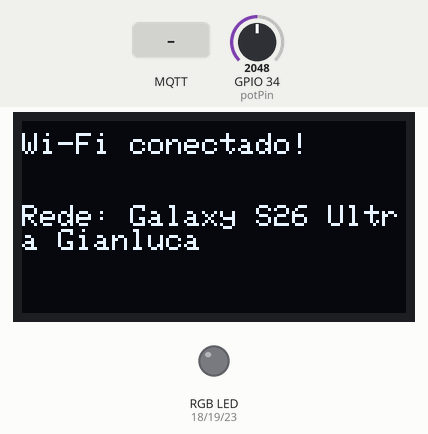
This sketch was run on a simulated ESP32. Shown: 128×64 one-colour display, an RGB LED mixed from three pins (HIGH = lit). Inputs (shaded band) come from the test bench; at power-on: GPIO 34 (potPin) = 2048. WiFi joins after 1.5 s; servers stay silent unless stated; no MQTT or app messages arrive unless stated; what the sketch prints to the serial monitor is not drawn.

Above: at 3.2 s.
At 7.9 s:
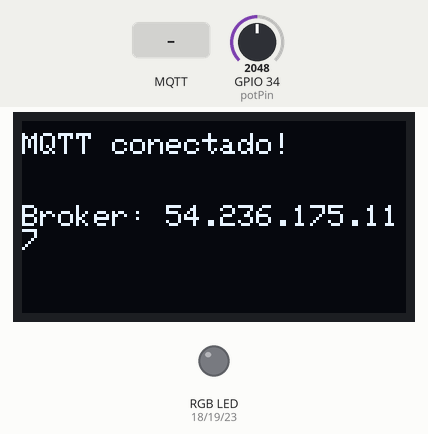
At 17.4 s:
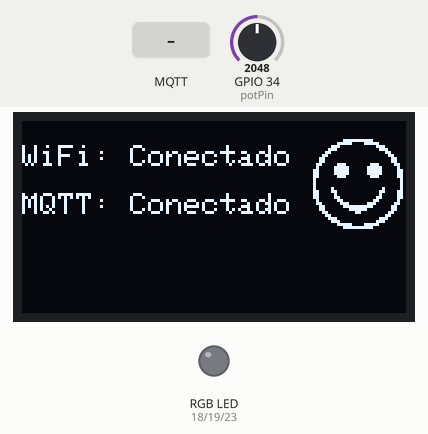
17.5 s: MQTT message "off" arrives on the first subscribed topic
19.3 s: MQTT message "1" arrives on the first subscribed topic
21.4 s: MQTT message "on" arrives on the first subscribed topic
Timing chart, 0 to 24.4 s (numbered marks = the images above; inputs shaded):
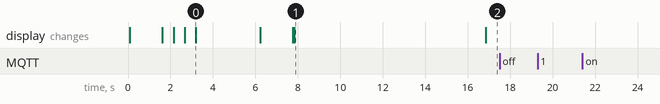

The sketch:

cp4-edge.ino
```cpp
//Autor: Fábio Henrique Cabrini
//Resumo: Esse programa possibilita ligar e desligar o led onboard, além de mandar o status para o Broker MQTT possibilitando o Helix saber
//se o led está ligado ou desligado.
//Revisões:
//Rev1: 26-08-2023 Código portado para o ESP32 e para realizar a leitura de luminosidade e publicar o valor em um tópico aprorpiado do broker
//Autor Rev1: Lucas Demetrius Augusto
//Rev2: 28-08-2023 Ajustes para o funcionamento no FIWARE Descomplicado
//Autor Rev2: Fábio Henrique Cabrini
//Rev3: 1-11-2023 Refinamento do código e ajustes para o funcionamento no FIWARE Descomplicado
//Autor Rev3: Fábio Henrique Cabrini
//Rev4: 13-09-2026 Ajustes para funcionamento do fiware em hardware físico
//Autor Rev4: Gianluca Antonicci
//Rev5: 14-09-2026 Ajuste para simulação no Wokwi
//Autor Rev5: Gianluca Antonicci
//Rev6: 16-09-2026 Alteração de conteúdo do display
//Autor Rev6: Gianluca Antonicci
//Rev7: 25-09-2026 Alteração de display
//Autor Rev7: Gianluca Antonicci
#include <WiFi.h>
#include <PubSubClient.h>
#include <Wire.h>
#include <Adafruit_GFX.h>
#include <Adafruit_SSD1306.h>

#define SCREEN_WIDTH 128
#define SCREEN_HEIGHT 64
#define OLED_RESET -1
#define SCREEN_ADDRESS 0x3C

Adafruit_SSD1306 display(SCREEN_WIDTH, SCREEN_HEIGHT, &Wire, OLED_RESET);

const uint8_t carinhaFeliz[] PROGMEM = {
  0x00, 0x00, 0x00, 0x00,
  0x00, 0x1F, 0xF8, 0x00,
  0x00, 0x7C, 0x3E, 0x00,
  0x01, 0xC0, 0x03, 0x80,
  0x03, 0x80, 0x01, 0xC0,
  0x06, 0x00, 0x00, 0x60,
  0x0C, 0x00, 0x00, 0x30,
  0x18, 0x00, 0x00, 0x18,
  0x18, 0x00, 0x00, 0x18,
  0x30, 0x70, 0x0E, 0x0C,
  0x20, 0xF8, 0x1F, 0x04,
  0x60, 0xF8, 0x1F, 0x06,
  0x60, 0xF8, 0x1F, 0x06,
  0x60, 0x70, 0x0E, 0x06,
  0x40, 0x00, 0x00, 0x02,
  0x40, 0x00, 0x00, 0x02,
  0x40, 0x00, 0x00, 0x02,
  0x41, 0x00, 0x00, 0x82,
  0x61, 0x80, 0x01, 0x86,
  0x60, 0x80, 0x01, 0x06,
  0x60, 0xC0, 0x03, 0x06,
  0x20, 0x60, 0x06, 0x04,
  0x30, 0x38, 0x1C, 0x0C,
  0x18, 0x1F, 0xF8, 0x18,
  0x18, 0x07, 0xE0, 0x18,
  0x0C, 0x01, 0x80, 0x30,
  0x06, 0x00, 0x00, 0x60,
  0x03, 0x80, 0x01, 0xC0,
  0x01, 0xC0, 0x03, 0x80,
  0x00, 0x7C, 0x3E, 0x00,
  0x00, 0x1F, 0xF8, 0x00,
  0x00, 0x00, 0x00, 0x00
};

// Pinos do LED RGB (KY-016)
const int PIN_R = 18;
const int PIN_G = 19;
const int PIN_B = 23;

// Configurações - variáveis editáveis
const char* default_SSID = "Galaxy S26 Ultra Gianluca";
const char* default_PASSWORD = "1008100810";
const char* default_BROKER_MQTT = "54.236.175.117";
const int default_BROKER_PORT = 1883;
const char* default_TOPICO_SUBSCRIBE = "/TEF/lamp001/cmd";
const char* default_TOPICO_PUBLISH_1 = "/TEF/lamp001/attrs";
const char* default_TOPICO_PUBLISH_2 = "/TEF/lamp001/attrs/l";
const char* default_ID_MQTT = "fiware_001";
const char* topicPrefix = "lamp001";

// Variáveis para configurações editáveis
char* SSID = const_cast<char*>(default_SSID);
char* PASSWORD = const_cast<char*>(default_PASSWORD);
char* BROKER_MQTT = const_cast<char*>(default_BROKER_MQTT);
int BROKER_PORT = default_BROKER_PORT;
char* TOPICO_SUBSCRIBE = const_cast<char*>(default_TOPICO_SUBSCRIBE);
char* TOPICO_PUBLISH_1 = const_cast<char*>(default_TOPICO_PUBLISH_1);
char* TOPICO_PUBLISH_2 = const_cast<char*>(default_TOPICO_PUBLISH_2);
char* ID_MQTT = const_cast<char*>(default_ID_MQTT);

WiFiClient espClient;
PubSubClient MQTT(espClient);
String corAtual = "off";

// Função para setar a cor do LED RGB
void setRGB(int r, int g, int b) {
    analogWrite(PIN_R, r);
    analogWrite(PIN_G, g);
    analogWrite(PIN_B, b);
}

void initSerial() {
    Serial.begin(115200);
}

void initWiFi() {
    delay(10);
    Serial.println("------Conexao WI-FI------");
    Serial.print("Conectando-se na rede: ");
    Serial.println(SSID);
    Serial.println("Aguarde");

    display.clearDisplay();
    display.setTextSize(1);
    display.setTextColor(SSD1306_WHITE);
    display.setCursor(0, 4);
    display.println(F("Conectando Wi-Fi..."));
    display.setCursor(0, 28);
    display.print(F("Rede: "));
    display.println(SSID);
    display.display();
    delay(1500);

    WiFi.begin(SSID, PASSWORD);

    int pontos = 0;
    while (WiFi.status() != WL_CONNECTED) {
        display.clearDisplay();
        display.setTextSize(1);
        display.setTextColor(SSD1306_WHITE);

        display.setCursor(0, 4);
        display.print(F("Rede: "));
        display.println(SSID);

        display.setCursor(0, 28);
        display.print(F("Aguarde"));
        for (int i = 0; i < pontos; i++) display.print(".");

        display.display();
        pontos = (pontos + 1) % 4;
        delay(500);
        Serial.print(".");
    }

    Serial.println();
    Serial.print("Conectado com sucesso na rede ");
    Serial.println(SSID);

    display.clearDisplay();
    display.setTextSize(1);
    display.setTextColor(SSD1306_WHITE);

    display.setCursor(0, 4);
    display.println(F("Wi-Fi conectado!"));

    display.setCursor(0, 28);
    display.print(F("Rede: "));
    display.println(SSID);

    display.display();
    delay(3000);
}

void initMQTT() {
    MQTT.setServer(BROKER_MQTT, BROKER_PORT);
    MQTT.setCallback(mqtt_callback);

    Serial.print("* Conectando ao Broker MQTT: ");
    Serial.println(BROKER_MQTT);

    display.clearDisplay();
    display.setTextSize(1);
    display.setTextColor(SSD1306_WHITE);
    display.setCursor(0, 4);
    display.println(F("Conectando MQTT..."));
    display.setCursor(0, 28);
    display.print(F("Broker: "));
    display.println(BROKER_MQTT);
    display.display();
    delay(1500);

    int pontos = 0;
    while (!MQTT.connected()) {
        display.clearDisplay();
        display.setTextSize(1);
        display.setTextColor(SSD1306_WHITE);

        display.setCursor(0, 4);
        display.print(F("Broker: "));
        display.println(BROKER_MQTT);

        display.setCursor(0, 28);
        display.print(F("Aguarde"));
        for (int i = 0; i < pontos; i++) display.print(".");

        display.display();
        pontos = (pontos + 1) % 4;

        Serial.print(".");
        if (MQTT.connect(ID_MQTT)) {
            Serial.println();
            Serial.println("Conectado com sucesso ao broker MQTT!");
            MQTT.subscribe(TOPICO_SUBSCRIBE);
        } else {
            delay(2000);
        }
    }

    display.clearDisplay();
    display.setTextSize(1);
    display.setTextColor(SSD1306_WHITE);

    display.setCursor(0, 4);
    display.println(F("MQTT conectado!"));

    display.setCursor(0, 28);
    display.print(F("Broker: "));
    display.println(BROKER_MQTT);

    display.display();
    delay(3000);
}

void setup() {
    // Inicializa pinos do LED RGB
    pinMode(PIN_R, OUTPUT);
    pinMode(PIN_G, OUTPUT);
    pinMode(PIN_B, OUTPUT);
    setRGB(false, false, false);

    initSerial();

    Wire.begin(21, 22);
    if (!display.begin(SSD1306_SWITCHCAPVCC, SCREEN_ADDRESS)) {
        Serial.println(F("Falha ao inicializar o SSD1309!"));
        for (;;);
    }
    display.clearDisplay();
    display.display();

    initWiFi();
    initMQTT();
    delay(5000);
    MQTT.publish(TOPICO_PUBLISH_1, "s|off");
}

void loop() {
    VerificaConexoesWiFIEMQTT();
    EnviaEstadoOutputMQTT();
    handleLuminosity();
    MQTT.loop();

    display.clearDisplay();

    // Status lado esquerdo
    display.setTextSize(1);
    display.setTextColor(SSD1306_WHITE);

    display.setCursor(0, 8);
    display.print(F("WiFi: "));
    if (WiFi.status() == WL_CONNECTED)
        display.println(F("Conectado"));
    else
        display.println(F("Desconectado"));

    display.setCursor(0, 24);
    display.print(F("MQTT: "));
    if (MQTT.connected())
        display.println(F("Conectado"));
    else
        display.println(F("Desconectado"));

    // Carinha feliz no canto direito
    display.drawBitmap(96, 5, carinhaFeliz, 32, 32, SSD1306_WHITE);

    display.display();
}

void reconectWiFi() {
    if (WiFi.status() == WL_CONNECTED)
        return;
    WiFi.begin(SSID, PASSWORD);
    while (WiFi.status() != WL_CONNECTED) {
        delay(100);
        Serial.print(".");
    }
    Serial.println();
    Serial.print("Conectado com sucesso na rede ");
    Serial.println(SSID);
}

void mqtt_callback(char* topic, byte* payload, unsigned int length) {
    String msg;
    for (int i = 0; i < length; i++) {
        char c = (char)payload[i];
        msg += c;
    }
    Serial.print("- Mensagem recebida: ");
    Serial.println(msg);

    String prefix = String(topicPrefix) + "@";

    if (msg.equals(prefix + "red|")) {
        setRGB(255, 0, 0); corAtual = "red";
    } else if (msg.equals(prefix + "green|")) {
        setRGB(0, 255, 0); corAtual = "green";
    } else if (msg.equals(prefix + "blue|")) {
        setRGB(0, 0, 255); corAtual = "blue";
    } else if (msg.equals(prefix + "yellow|")) {
        setRGB(255, 50, 0); corAtual = "yellow";
    } else if (msg.equals(prefix + "cyan|")) {
        setRGB(0, 255, 80); corAtual = "cyan";
    } else if (msg.equals(prefix + "magenta|")) {
        setRGB(255, 0, 100); corAtual = "magenta";
    } else if (msg.equals(prefix + "white|")) {
        setRGB(255, 255, 255); corAtual = "white";
    } else if (msg.equals(prefix + "off|")) {
        setRGB(0, 0, 0); corAtual = "off";
    }
}

void VerificaConexoesWiFIEMQTT() {
    if (!MQTT.connected())
        reconnectMQTT();
    reconectWiFi();
}

void EnviaEstadoOutputMQTT() {
    if (corAtual == "off") {
        MQTT.publish(TOPICO_PUBLISH_1, "s|off");
        Serial.println("- LED RGB desligado");
    } else {
        String estado = "s|" + corAtual;
        MQTT.publish(TOPICO_PUBLISH_1, estado.c_str());
        Serial.print("- LED RGB cor: ");
        Serial.println(corAtual);
    }
    Serial.println("- Estado do LED RGB enviado ao broker!");
    delay(1000);
}

void InitOutput() {
    // Não usado mais — RGB inicializado no setup()
}

void reconnectMQTT() {
    while (!MQTT.connected()) {
        Serial.print("* Tentando se conectar ao Broker MQTT: ");
        Serial.println(BROKER_MQTT);
        if (MQTT.connect(ID_MQTT)) {
            Serial.println("Conectado com sucesso ao broker MQTT!");
            MQTT.subscribe(TOPICO_SUBSCRIBE);
        } else {
            Serial.println("Falha ao reconectar no broker.");
            Serial.println("Haverá nova tentativa de conexão em 2s");
            delay(2000);
        }
    }
}

void handleLuminosity() {
    const int potPin = 34;
    int sensorValue = analogRead(potPin);
    int luminosity = map(sensorValue, 0, 4095, 100, 0);
    String mensagem = String(luminosity);
    Serial.print("Valor da luminosidade: ");
    Serial.println(mensagem.c_str());
    MQTT.publish(TOPICO_PUBLISH_2, mensagem.c_str());
}
```

Measured:
- after the input at 17.5 s, every drawn part: stays the same
- after the input at 19.3 s, every drawn part: stays the same
- after the input at 21.4 s, every drawn part: stays the same
- what the display in image 0 shows lasts 3.0 s, from 3.2 s to 6.2 s
- what the display in image 1 shows lasts 9.1 s, from 7.8 s to 16.9 s
